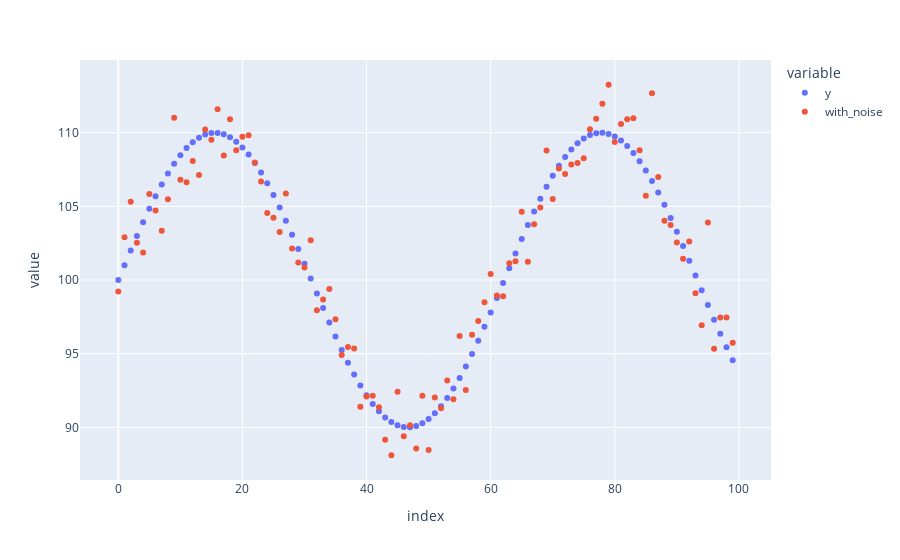

The code cell stored with this chart in its notebook:
### Code cell
# genrate sin wave dataframe
df= pd.DataFrame({'y':np.sin(np.linspace(0,10,100))*10})+100
noise = np.random.normal(0,2,100)
df['with_noise'] = df['y'] + noise
print('y autocorrelation:', df['y'].autocorr(lag=2))
print('with_noise autocorrelation:', df['with_noise'].autocorr(lag=2))
px.scatter(df,y=['y','with_noise'])
